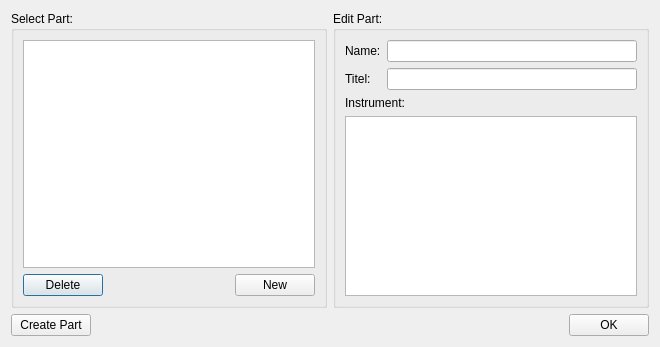
<ui version="4.0" >
 <class>ExcerptsDialog</class>
 <widget class="QDialog" name="ExcerptsDialog" >
  <property name="geometry" >
   <rect>
    <x>0</x>
    <y>0</y>
    <width>660</width>
    <height>347</height>
   </rect>
  </property>
  <property name="windowTitle" >
   <string>MuseScore: Parts</string>
  </property>
  <layout class="QGridLayout" >
   <item row="0" column="0" >
    <widget class="QGroupBox" name="groupBox_3" >
     <property name="title" >
      <string>Select Part:</string>
     </property>
     <property name="flat" >
      <bool>true</bool>
     </property>
     <layout class="QVBoxLayout" >
      <item>
       <widget class="QListWidget" name="excerptList" >
        <property name="uniformItemSizes" >
         <bool>true</bool>
        </property>
       </widget>
      </item>
      <item>
       <layout class="QHBoxLayout" >
        <item>
         <widget class="QPushButton" name="deleteButton" >
          <property name="text" >
           <string>Delete</string>
          </property>
         </widget>
        </item>
        <item>
         <spacer>
          <property name="orientation" >
           <enum>Qt::Horizontal</enum>
          </property>
          <property name="sizeHint" stdset="0" >
           <size>
            <width>40</width>
            <height>20</height>
           </size>
          </property>
         </spacer>
        </item>
        <item>
         <widget class="QPushButton" name="newButton" >
          <property name="text" >
           <string>New</string>
          </property>
         </widget>
        </item>
       </layout>
      </item>
     </layout>
    </widget>
   </item>
   <item row="0" column="1" >
    <widget class="QGroupBox" name="editGroup" >
     <property name="title" >
      <string>Edit Part:</string>
     </property>
     <property name="flat" >
      <bool>true</bool>
     </property>
     <layout class="QGridLayout" >
      <item row="0" column="0" >
       <widget class="QLabel" name="label" >
        <property name="text" >
         <string>Name:</string>
        </property>
       </widget>
      </item>
      <item row="0" column="1" >
       <widget class="QLineEdit" name="name" />
      </item>
      <item row="1" column="0" >
       <widget class="QLabel" name="label_2" >
        <property name="text" >
         <string>Titel:</string>
        </property>
       </widget>
      </item>
      <item row="1" column="1" >
       <widget class="QLineEdit" name="title" />
      </item>
      <item row="2" column="0" colspan="2" >
       <widget class="QLabel" name="label_3" >
        <property name="text" >
         <string>Instrument:</string>
        </property>
       </widget>
      </item>
      <item row="3" column="0" colspan="2" >
       <widget class="QListWidget" name="partList" />
      </item>
     </layout>
    </widget>
   </item>
   <item row="1" column="0" colspan="2" >
    <layout class="QHBoxLayout" >
     <item>
      <widget class="QPushButton" name="createExcerpt" >
       <property name="text" >
        <string>Create Part</string>
       </property>
      </widget>
     </item>
     <item>
      <spacer>
       <property name="orientation" >
        <enum>Qt::Horizontal</enum>
       </property>
       <property name="sizeHint" stdset="0" >
        <size>
         <width>40</width>
         <height>20</height>
        </size>
       </property>
      </spacer>
     </item>
     <item>
      <widget class="QPushButton" name="pushButton" >
       <property name="text" >
        <string>OK</string>
       </property>
      </widget>
     </item>
    </layout>
   </item>
  </layout>
 </widget>
 <resources/>
 <connections>
  <connection>
   <sender>pushButton</sender>
   <signal>clicked()</signal>
   <receiver>ExcerptsDialog</receiver>
   <slot>accept()</slot>
   <hints>
    <hint type="sourcelabel" >
     <x>600</x>
     <y>324</y>
    </hint>
    <hint type="destinationlabel" >
     <x>423</x>
     <y>295</y>
    </hint>
   </hints>
  </connection>
 </connections>
</ui>
